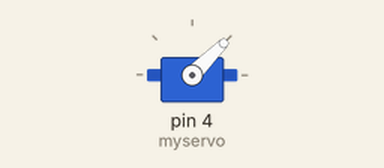
Recording of a sketch running on a simulated Arduino Uno, built with avr-gcc and run on an emulated ATmega328P. Parts: servo.

Above: at 0.05 s.
At 4.1 s:
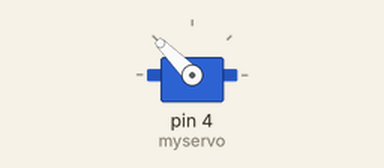
At 6.2 s:
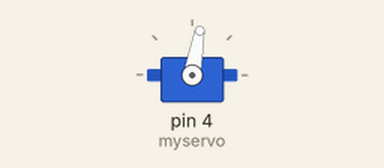
At 8.3 s:
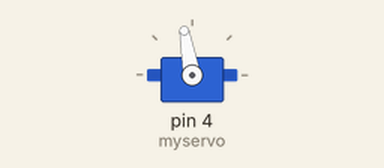
Timing chart, 0 to 10.8 s (numbered marks = the images above):
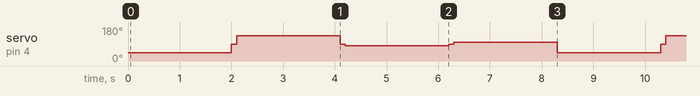

The sketch:

Continuous_Servo_Example.ino
```cpp
// Rotating a continuous servo

#include <Servo.h>

Servo myservo;  // create servo object to control a servo

void setup()
{
  myservo.attach(4);  // attaches the servo on pin 9 to the servo object
}

void loop()
{

  myservo.write(45);                  // rotate counterclockwise full speed
  delay(2000);
  myservo.write(90);                  // stop
  delay(100);
  myservo.write(135);                 // rotate clockwise full speed
  delay(2000);
  myservo.write(90);                  // X
  delay(100);
  myservo.write(80);                  // rotate very slowly counterclockwise
  delay(2000);
  myservo.write(90);                  // stop
  delay(100);
  myservo.write(100);                 // rotate very slowly clockwise
  delay(2000);
}
```

Measured:
- by itself, servo on pin 4 (myservo): repeats every 8.3 s: 135° 2.0 s, 90° 0.10 s, 80° 2.0 s, 90° 0.10 s, 100° 2.0 s, 45° 2.0 s, 90° 0.10 s
